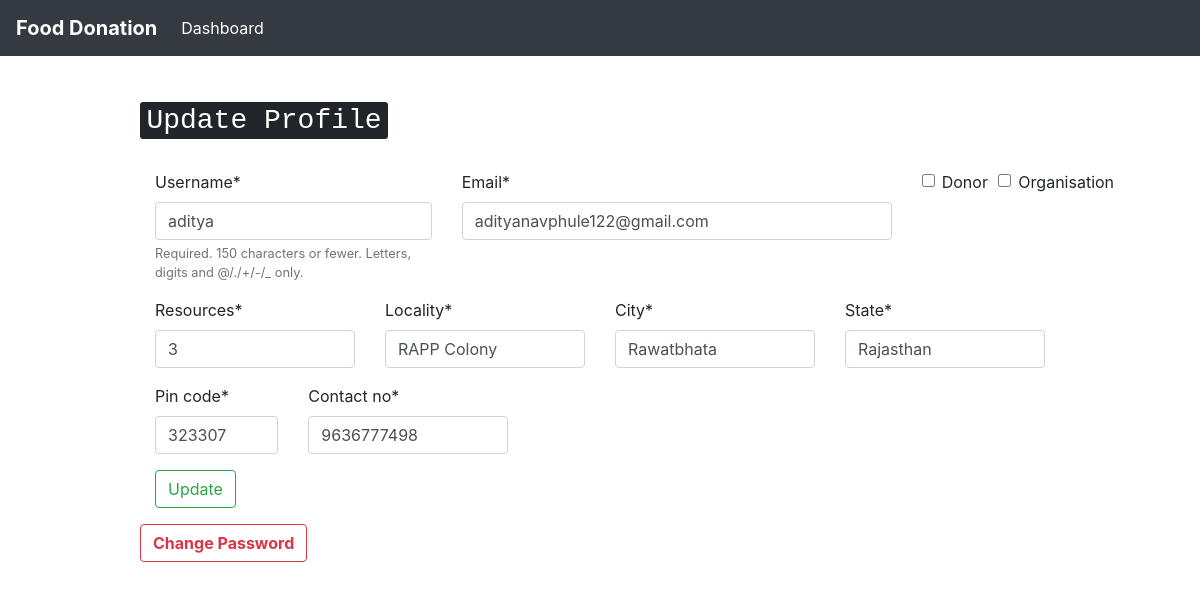
Page /users/edit/ (signed in) on the earlier database version.
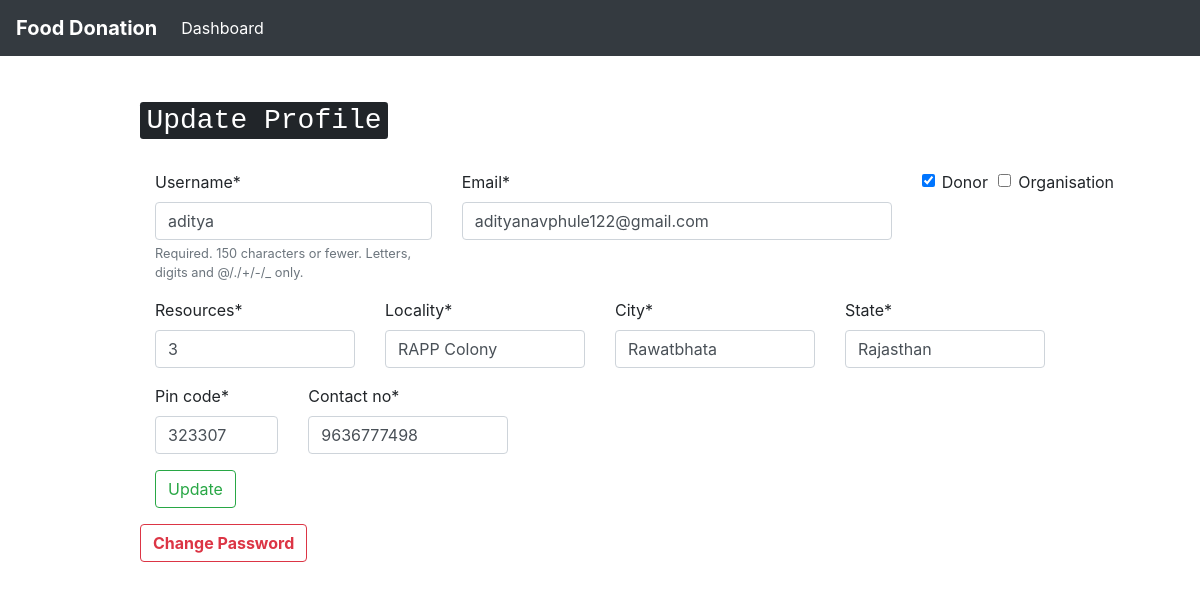
Same page on the later database version.
### customUser/models.py (models this page shows, shortened)
class CustomUser(AbstractUser):
    pin_code = models.IntegerField(null = True)
    contact_no = models.IntegerField(null = True)
    resources = models.IntegerField(null = True) # no. of persons avability/requirement
    locality = models.CharField(max_length = 100)
    city = models.CharField(max_length = 50)
    """CHOICES=[('0','Donor'),
                   ('1','Reciever')]"""
    state = models.CharField(max_length = 50, default = " ")
    donor = models.BooleanField(default = 'False') # 0 - Donor 1 - Reciever
    email = models.EmailField(unique=True)
    organisation = models.BooleanField(default = 'False')

### customUser/views.py (the view)
# urls.py: path('edit/', views.edit_profile, name = 'edit_profile'),
@login_required(login_url="/users/login")
def edit_profile(request):
	if request.method == "POST":
		form = CustomUserChangeForm(request.POST, instance = request.user)
		if form.is_valid():
			form.save()
			return redirect('home')
		else:
			return HttpResponse('something is not right! (look again at the code)')
	elif request.method == "GET":
		form = CustomUserChangeForm(instance = request.user)
		context = {'form' : form }
		return render(request, 'edit_form.html', context)

### customUser/forms.py
class CustomUserChangeForm(UserChangeForm):
    class Meta:
        model = CustomUser
        fields = ('username', 'email', 'donor', 'organisation' ,'resources', 'locality', 'city', 'pin_code', 'state', 'contact_no')

### templates/edit_form.html (shortened to what this page needs)
{% extends 'base.html' %}
{% load crispy_forms_tags %}
{% block content %}
<h2> <kbd> Update Profile </kbd> </h2> <br>
<div class = "container">
<form method = "post">
	<div class = "row">
		<div class = "col-4">
			{{ form.username | as_crispy_field }}
		</div>
		<div class = "col">
			{{ form.email | as_crispy_field }}
		</div>
		<div class = "col-1">
			{{form.donor | as_crispy_field}}
		</div>
		<div class = "col-1">
			{{form.organisation | as_crispy_field}}
		</div>
	</div>
	<div class = "row">
		<div class = "col-3">
			{{form.resources | as_crispy_field}}
		</div>
		<div class = "col">
			{{form.locality | as_crispy_field}}
		</div>
		<div class = "col">
			{{form.city | as_crispy_field}}
		</div>
		<div class = "col-3">
			{{ form.state | as_crispy_field}}
		</div>
	</div>
	<div class = "row">
		<div class = "col-2">
			{{form.pin_code | as_crispy_field}}
		</div>
		<div class = "col-3">
			{{form.contact_no | as_crispy_field}}
		</div>
	</div>
	<button type = "submit" class = "btn btn-outline-success"> Update </button>
</form>
</div>
<a href="{% url 'password_reset' %}" class="btn btn-outline-danger"><strong>Change Password</strong></a>
{% endblock %}

Differences in the rows shown:
changed CustomUser "aditya": donor "☐" → "☑"
